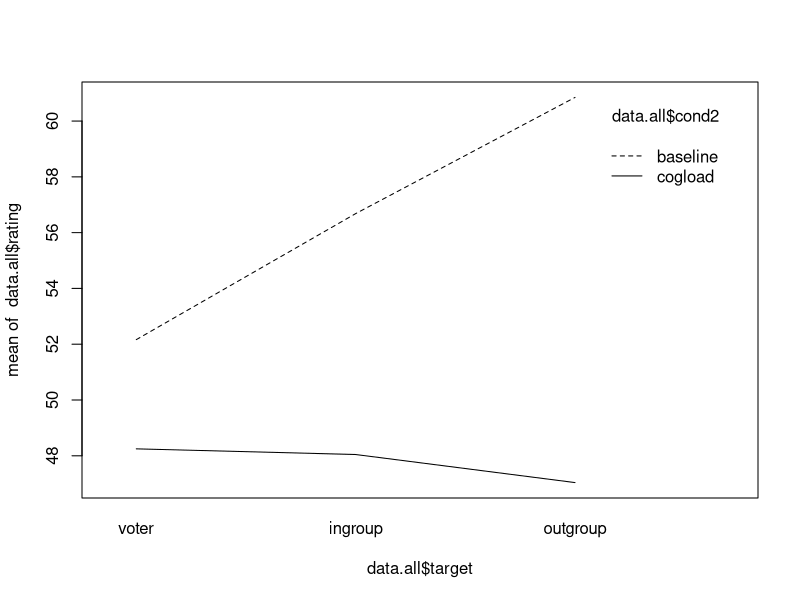

Write the R code that produced this figure.
## 21 Nov 2015

## clear workspace environment
rm(list=ls())

## necessary packages
if (!require(car)) {install.packages("car"); require(car)} 
if (!require(psy)) {install.packages("psy"); require(psy)}
op<-par(mfrow=c(1,1))

## get data
data.all <- read.csv('Exp3_TimePressure_post.csv',header = TRUE)
head(data.all)
dim(data.all)

####=============================== Manipulation Check ===================================
## Cronbach's alpha (in-group)
iden.ing.woOutliers.a <- c("ingroup.value", "ingroup.like", "ingroup.connected") 
iden.ing.woOutliers <- data.all[iden.ing.woOutliers.a]
cronbach(iden.ing.woOutliers)

## Cronbach's alpha (out-group)
iden.outg.woOutliers.b <- c("outgroup.value", "outgroup.like", "outgroup.connected") 
iden.outg.woOutliers <- data.all[iden.outg.woOutliers.b]
cronbach(iden.outg.woOutliers)

## in-group evaluation and out-group evaluation
round(mean(data.all$ingroup.average), 2)
round(sd(data.all$ingroup.average), 2)
round(mean(data.all$outgroup.average), 2)
round(sd(data.all$outgroup.average), 2)

t.test(data.all$ingroup.average, data.all$outgroup.average, paired = TRUE)


####==================================== Results =========================================
## ANOVA
data.all$target <- ifelse(data.all$condition == "ingroup.baseline"|data.all$condition == "ingroup.cogload", "ingroup", 
                           ifelse(data.all$condition == "outgroup.baseline"|data.all$condition == "outgroup.cogload", "outgroup", "voter"))
data.all$cond2 <- ifelse(data.all$condition == "ingroup.baseline"|data.all$condition == "outgroup.baseline"|
                           data.all$condition == "neutral.baseline", "baseline","cogload")
data.all$target <- factor(data.all$target, levels = c("voter","ingroup","outgroup"))

# Interaction Plot
interaction.plot(data.all$target, data.all$cond2, data.all$rating)

# Omnibus
data.all.aov <-lm(rating ~ cond2 + target + cond2*target, data = data.all)
anova(data.all.aov)

data.all$condition <- factor(data.all$condition, levels = c("ingroup.baseline", "outgroup.baseline", "neutral.baseline",
                                                            "ingroup.cogload", "outgroup.cogload", "neutral.cogload"))
outgbase.ingbase <- c(-1, 1, 0, 0, 0, 0)
ingbase.ingcog <- c(1, 0, 0, -1, 0, 0)
outgbase.outgcog <- c(0, 1, 0, 0, -1, 0)
votbase.votcog <- c(0, 0, 1, 0, 0, -1)
ingbase.votbase <- c(1, 0, -1, 0, 0, 0)
a <- cbind(ingbase.ingcog, outgbase.outgcog, votbase.votcog, ingbase.votbase, outgbase.ingbase)
contrasts <- a%*%solve(t(a)%*%a)
contrasts(data.all$condition) <- cbind(contrasts)
long.data.aov3 <-lm(rating ~ condition, data = data.all)
summary(long.data.aov3)
confint(long.data.aov3)

## Means and Standard Deviations of Conditions
# In-group Baseline
ingroup.base <- data.all[ which(data.all$condition == 'ingroup.baseline'),] 
round(mean(ingroup.base$rating), 2)
round(sd(ingroup.base$rating), 2)

# In-group Cog Load
ingroup.cog <- data.all[ which(data.all$condition == 'ingroup.cogload'),] 
round(mean(ingroup.cog$rating), 2)
round(sd(ingroup.cog$rating), 2)

# Out-group Baseline
outgroup.base <- data.all[ which(data.all$condition == 'outgroup.baseline'),] 
round(mean(outgroup.base$rating), 2)
round(sd(outgroup.base$rating), 2)

# Out-group Cog Load
outgroup.cog <- data.all[ which(data.all$condition == 'outgroup.cogload'),] 
round(mean(outgroup.cog$rating), 2)
round(sd(outgroup.cog$rating), 2)

# Unspecified Baseline
unspecified.base <- data.all[ which(data.all$condition == 'neutral.baseline'),]
round(mean(unspecified.base$rating), 2)
round(sd(unspecified.base$rating), 2)

# Unspecified Cog Load
unspecified.cog <- data.all[ which(data.all$condition == 'neutral.cogload'),]
round(mean(unspecified.cog$rating), 2)
round(sd(unspecified.cog$rating), 2)

## Linear Trend
data.base <- data.all[ which(data.all$cond2 == "baseline"), ]
data.cog <- data.all[ which(data.all$cond2 == "cogload"), ]

data.base$condition <- factor(data.base$condition, levels = c("neutral.baseline", "ingroup.baseline", "outgroup.baseline"))
base.trend <- lm(rating ~ poly(as.numeric(condition), 2), data = data.base)
summary(base.trend)
confint(base.trend)

data.cog$condition <- factor(data.cog$condition, levels = c("neutral.cogload","ingroup.cogload","outgroup.cogload"))
cog.trend <-lm(rating ~ poly(as.numeric(condition), 2), data = data.cog)
summary(cog.trend)
confint(cog.trend)

####======================================= endit ========================================
